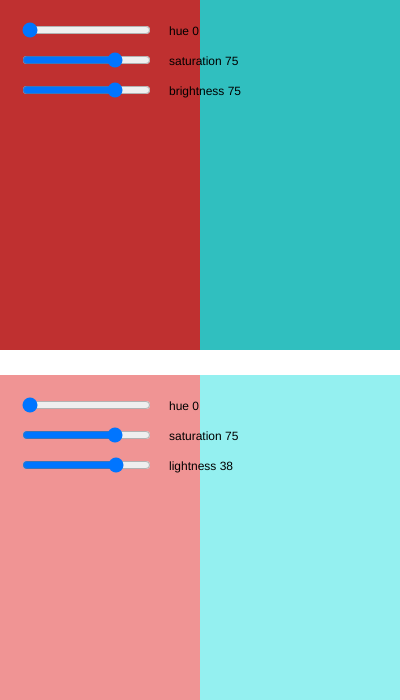
Frame 1 (no input)
Frame 60 (no input): identical to frame 1, image omitted
Frame 120 (the mouse pressed at the canvas centre since frame 60): identical to frame 1, image omitted

The p5.js sketch that drew this single still picture (run headless with seeded random() and noise() and a simulated clock; from frame 60 on, the mouse is pressed at the canvas centre):

// p5.js sketch
// ── sketch.js
/*
Complementary Color Schemes
moving around HSB & HSL color wheels clockwise

another HSB reference 
https://editor.p5js.org/icm4.0/sketches/AY5ADqWuF
*/

// degrees of separation on color wheel
let deg = 180; 

let hSlider, sSlider, bSlider;
let _hSlider, _sSlider, _lSlider;

let total = 2;
let colWidth;

function setup() {
  createCanvas(400, 700);
  noStroke();
  colWidth = width / total;

  // HSB
  hSlider = createSlider(0, 360, 0);
  hSlider.position(20, 20)
  sSlider = createSlider(0, 100, 75);
  sSlider.position(20, 50)
  bSlider = createSlider(0, 100, 75);
  bSlider.position(20, 80)

  // HSL
  _hSlider = createSlider(0, 360, 0);
  _hSlider.position(20, 395)
  _sSlider = createSlider(0, 100, 75);
  _sSlider.position(20, 425)
  _lSlider = createSlider(0, 50, 38);
  _lSlider.position(20, 455)
}

function draw() {
  /************** HSB **************/
  push();
  colorMode(HSB, 360, 100, 100);
  let h = hSlider.value();
  let s = sSlider.value();
  let b = bSlider.value();

  for (let i = 0; i < total; i += 1) {
    fill(h + (i * deg), s, b)
    rect(i * colWidth, 0, colWidth, height / 2);
  }

  fill(0);
  text(`hue ${h}`, sSlider.x * 2 + sSlider.width, 35);
  text(`saturation ${s}`, sSlider.x * 2 + sSlider.width, 65);
  text(`brightness ${b}`, bSlider.x * 2 + bSlider.width, 95);
  pop();

  /************** HSL **************/
  push();
  colorMode(HSL, 360, 100, 50);
  let _h = _hSlider.value();
  let _s = _sSlider.value();
  let _l = _lSlider.value();

  for (let i = 0; i < total; i += 1) {
    fill(_h + (i * deg), _s, _l)
    rect(i * colWidth, 375, colWidth, height / 2);
  }

  fill(0);
  text(`hue ${_h}`, _hSlider.x * 2 + _hSlider.width, 410);
  text(`saturation ${_s}`, _sSlider.x * 2 + _sSlider.width, 440);
  text(`lightness ${_l}`, _lSlider.x * 2 + _lSlider.width, 470);
  pop();
}
